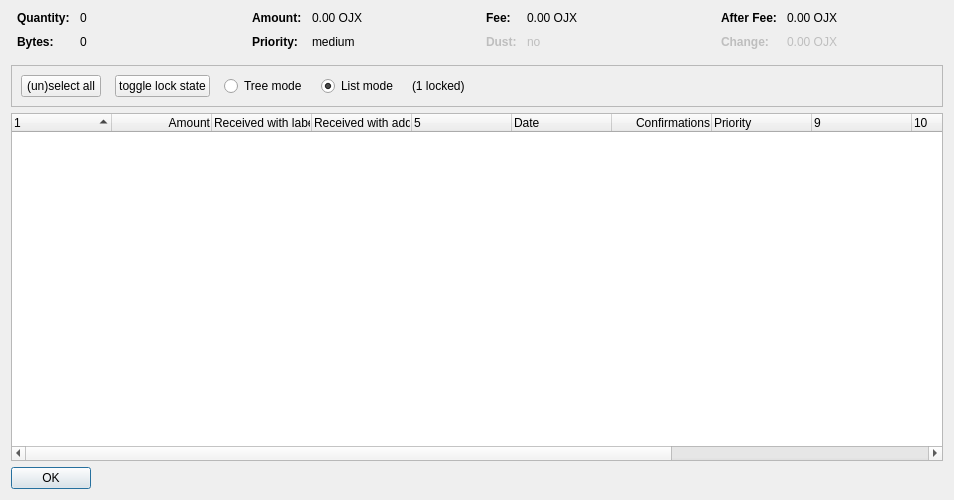
<?xml version="1.0" encoding="UTF-8"?>
<ui version="4.0">
 <class>CoinControlDialog</class>
 <widget class="QDialog" name="CoinControlDialog">
  <property name="geometry">
   <rect>
    <x>0</x>
    <y>0</y>
    <width>954</width>
    <height>500</height>
   </rect>
  </property>
  <property name="windowTitle">
   <string>Coin Selection</string>
  </property>
  <layout class="QVBoxLayout" name="verticalLayout">
   <item>
    <layout class="QHBoxLayout" name="horizontalLayoutTop" stretch="0,0,0,0">
     <property name="topMargin">
      <number>0</number>
     </property>
     <property name="bottomMargin">
      <number>10</number>
     </property>
     <item>
      <layout class="QFormLayout" name="formLayoutCoinControl1">
       <property name="horizontalSpacing">
        <number>10</number>
       </property>
       <property name="verticalSpacing">
        <number>10</number>
       </property>
       <property name="leftMargin">
        <number>6</number>
       </property>
       <property name="rightMargin">
        <number>6</number>
       </property>
       <item row="0" column="0">
        <widget class="QLabel" name="labelCoinControlQuantityText">
         <property name="font">
          <font>
           <weight>75</weight>
           <bold>true</bold>
          </font>
         </property>
         <property name="text">
          <string>Quantity:</string>
         </property>
        </widget>
       </item>
       <item row="0" column="1">
        <widget class="QLabel" name="labelCoinControlQuantity">
         <property name="cursor">
          <cursorShape>IBeamCursor</cursorShape>
         </property>
         <property name="contextMenuPolicy">
          <enum>Qt::ActionsContextMenu</enum>
         </property>
         <property name="text">
          <string notr="true">0</string>
         </property>
         <property name="textInteractionFlags">
          <set>Qt::LinksAccessibleByMouse|Qt::TextSelectableByKeyboard|Qt::TextSelectableByMouse</set>
         </property>
        </widget>
       </item>
       <item row="1" column="0">
        <widget class="QLabel" name="labelCoinControlBytesText">
         <property name="font">
          <font>
           <weight>75</weight>
           <bold>true</bold>
          </font>
         </property>
         <property name="text">
          <string>Bytes:</string>
         </property>
        </widget>
       </item>
       <item row="1" column="1">
        <widget class="QLabel" name="labelCoinControlBytes">
         <property name="cursor">
          <cursorShape>IBeamCursor</cursorShape>
         </property>
         <property name="contextMenuPolicy">
          <enum>Qt::ActionsContextMenu</enum>
         </property>
         <property name="text">
          <string notr="true">0</string>
         </property>
         <property name="textInteractionFlags">
          <set>Qt::LinksAccessibleByMouse|Qt::TextSelectableByKeyboard|Qt::TextSelectableByMouse</set>
         </property>
        </widget>
       </item>
      </layout>
     </item>
     <item>
      <layout class="QFormLayout" name="formLayoutCoinControl2">
       <property name="horizontalSpacing">
        <number>10</number>
       </property>
       <property name="verticalSpacing">
        <number>10</number>
       </property>
       <property name="leftMargin">
        <number>6</number>
       </property>
       <property name="rightMargin">
        <number>6</number>
       </property>
       <item row="0" column="0">
        <widget class="QLabel" name="labelCoinControlAmountText">
         <property name="font">
          <font>
           <weight>75</weight>
           <bold>true</bold>
          </font>
         </property>
         <property name="text">
          <string>Amount:</string>
         </property>
        </widget>
       </item>
       <item row="0" column="1">
        <widget class="QLabel" name="labelCoinControlAmount">
         <property name="cursor">
          <cursorShape>IBeamCursor</cursorShape>
         </property>
         <property name="contextMenuPolicy">
          <enum>Qt::ActionsContextMenu</enum>
         </property>
         <property name="text">
          <string notr="true">0.00 OJX</string>
         </property>
         <property name="textInteractionFlags">
          <set>Qt::LinksAccessibleByMouse|Qt::TextSelectableByKeyboard|Qt::TextSelectableByMouse</set>
         </property>
        </widget>
       </item>
       <item row="1" column="0">
        <widget class="QLabel" name="labelCoinControlPriorityText">
         <property name="font">
          <font>
           <weight>75</weight>
           <bold>true</bold>
          </font>
         </property>
         <property name="text">
          <string>Priority:</string>
         </property>
        </widget>
       </item>
       <item row="1" column="1">
        <widget class="QLabel" name="labelCoinControlPriority">
         <property name="cursor">
          <cursorShape>IBeamCursor</cursorShape>
         </property>
         <property name="contextMenuPolicy">
          <enum>Qt::ActionsContextMenu</enum>
         </property>
         <property name="text">
          <string>medium</string>
         </property>
         <property name="textInteractionFlags">
          <set>Qt::LinksAccessibleByMouse|Qt::TextSelectableByKeyboard|Qt::TextSelectableByMouse</set>
         </property>
        </widget>
       </item>
      </layout>
     </item>
     <item>
      <layout class="QFormLayout" name="formLayoutCoinControl3">
       <property name="horizontalSpacing">
        <number>10</number>
       </property>
       <property name="verticalSpacing">
        <number>10</number>
       </property>
       <property name="leftMargin">
        <number>6</number>
       </property>
       <property name="rightMargin">
        <number>6</number>
       </property>
       <item row="0" column="0">
        <widget class="QLabel" name="labelCoinControlFeeText">
         <property name="font">
          <font>
           <weight>75</weight>
           <bold>true</bold>
          </font>
         </property>
         <property name="text">
          <string>Fee:</string>
         </property>
        </widget>
       </item>
       <item row="0" column="1">
        <widget class="QLabel" name="labelCoinControlFee">
         <property name="cursor">
          <cursorShape>IBeamCursor</cursorShape>
         </property>
         <property name="contextMenuPolicy">
          <enum>Qt::ActionsContextMenu</enum>
         </property>
         <property name="text">
          <string notr="true">0.00 OJX</string>
         </property>
         <property name="textInteractionFlags">
          <set>Qt::LinksAccessibleByMouse|Qt::TextSelectableByKeyboard|Qt::TextSelectableByMouse</set>
         </property>
        </widget>
       </item>
       <item row="1" column="0">
        <widget class="QLabel" name="labelCoinControlLowOutputText">
         <property name="enabled">
          <bool>false</bool>
         </property>
         <property name="font">
          <font>
           <weight>75</weight>
           <bold>true</bold>
          </font>
         </property>
         <property name="text">
          <string>Dust:</string>
         </property>
        </widget>
       </item>
       <item row="1" column="1">
        <widget class="QLabel" name="labelCoinControlLowOutput">
         <property name="enabled">
          <bool>false</bool>
         </property>
         <property name="cursor">
          <cursorShape>IBeamCursor</cursorShape>
         </property>
         <property name="contextMenuPolicy">
          <enum>Qt::ActionsContextMenu</enum>
         </property>
         <property name="text">
          <string>no</string>
         </property>
         <property name="textInteractionFlags">
          <set>Qt::LinksAccessibleByMouse|Qt::TextSelectableByKeyboard|Qt::TextSelectableByMouse</set>
         </property>
        </widget>
       </item>
      </layout>
     </item>
     <item>
      <layout class="QFormLayout" name="formLayoutCoinControl4">
       <property name="horizontalSpacing">
        <number>10</number>
       </property>
       <property name="verticalSpacing">
        <number>10</number>
       </property>
       <property name="leftMargin">
        <number>6</number>
       </property>
       <property name="rightMargin">
        <number>6</number>
       </property>
       <item row="0" column="0">
        <widget class="QLabel" name="labelCoinControlAfterFeeText">
         <property name="font">
          <font>
           <weight>75</weight>
           <bold>true</bold>
          </font>
         </property>
         <property name="text">
          <string>After Fee:</string>
         </property>
        </widget>
       </item>
       <item row="0" column="1">
        <widget class="QLabel" name="labelCoinControlAfterFee">
         <property name="cursor">
          <cursorShape>IBeamCursor</cursorShape>
         </property>
         <property name="contextMenuPolicy">
          <enum>Qt::ActionsContextMenu</enum>
         </property>
         <property name="text">
          <string notr="true">0.00 OJX</string>
         </property>
         <property name="textInteractionFlags">
          <set>Qt::LinksAccessibleByMouse|Qt::TextSelectableByKeyboard|Qt::TextSelectableByMouse</set>
         </property>
        </widget>
       </item>
       <item row="1" column="0">
        <widget class="QLabel" name="labelCoinControlChangeText">
         <property name="enabled">
          <bool>false</bool>
         </property>
         <property name="font">
          <font>
           <weight>75</weight>
           <bold>true</bold>
          </font>
         </property>
         <property name="text">
          <string>Change:</string>
         </property>
        </widget>
       </item>
       <item row="1" column="1">
        <widget class="QLabel" name="labelCoinControlChange">
         <property name="enabled">
          <bool>false</bool>
         </property>
         <property name="cursor">
          <cursorShape>IBeamCursor</cursorShape>
         </property>
         <property name="contextMenuPolicy">
          <enum>Qt::ActionsContextMenu</enum>
         </property>
         <property name="text">
          <string notr="true">0.00 OJX</string>
         </property>
         <property name="textInteractionFlags">
          <set>Qt::LinksAccessibleByMouse|Qt::TextSelectableByKeyboard|Qt::TextSelectableByMouse</set>
         </property>
        </widget>
       </item>
      </layout>
     </item>
    </layout>
   </item>
   <item>
    <widget class="QFrame" name="frame">
     <property name="minimumSize">
      <size>
       <width>0</width>
       <height>40</height>
      </size>
     </property>
     <property name="frameShape">
      <enum>QFrame::StyledPanel</enum>
     </property>
     <property name="frameShadow">
      <enum>QFrame::Sunken</enum>
     </property>
     <layout class="QHBoxLayout" name="horizontalLayout">
      <item>
       <layout class="QHBoxLayout" name="horizontalLayoutPanel" stretch="0,0,0,0,0,0">
        <property name="spacing">
         <number>14</number>
        </property>
        <item>
         <widget class="QPushButton" name="pushButtonSelectAll">
          <property name="sizePolicy">
           <sizepolicy hsizetype="Maximum" vsizetype="Fixed">
            <horstretch>0</horstretch>
            <verstretch>0</verstretch>
           </sizepolicy>
          </property>
          <property name="text">
           <string>(un)select all</string>
          </property>
          <property name="autoDefault">
           <bool>false</bool>
          </property>
         </widget>
        </item>
        <item>
         <widget class="QPushButton" name="pushButtonToggleLock">
          <property name="sizePolicy">
           <sizepolicy hsizetype="Maximum" vsizetype="Fixed">
            <horstretch>0</horstretch>
            <verstretch>0</verstretch>
           </sizepolicy>
          </property>
          <property name="text">
           <string>toggle lock state</string>
          </property>
          <property name="autoDefault">
           <bool>false</bool>
          </property>
         </widget>
        </item>
        <item>
         <widget class="QRadioButton" name="radioTreeMode">
          <property name="sizePolicy">
           <sizepolicy hsizetype="Maximum" vsizetype="Fixed">
            <horstretch>0</horstretch>
            <verstretch>0</verstretch>
           </sizepolicy>
          </property>
          <property name="text">
           <string>Tree mode</string>
          </property>
         </widget>
        </item>
        <item>
         <widget class="QRadioButton" name="radioListMode">
          <property name="sizePolicy">
           <sizepolicy hsizetype="Maximum" vsizetype="Fixed">
            <horstretch>0</horstretch>
            <verstretch>0</verstretch>
           </sizepolicy>
          </property>
          <property name="text">
           <string>List mode</string>
          </property>
          <property name="checked">
           <bool>true</bool>
          </property>
         </widget>
        </item>
        <item>
         <widget class="QLabel" name="labelLocked">
          <property name="text">
           <string>(1 locked)</string>
          </property>
         </widget>
        </item>
        <item>
         <spacer name="horizontalSpacer">
          <property name="orientation">
           <enum>Qt::Horizontal</enum>
          </property>
          <property name="sizeHint" stdset="0">
           <size>
            <width>40</width>
            <height>20</height>
           </size>
          </property>
         </spacer>
        </item>
       </layout>
      </item>
     </layout>
    </widget>
   </item>
   <item>
    <widget class="CoinControlTreeWidget" name="treeWidget">
     <property name="contextMenuPolicy">
      <enum>Qt::CustomContextMenu</enum>
     </property>
     <property name="sortingEnabled">
      <bool>false</bool>
     </property>
     <property name="columnCount">
      <number>13</number>
     </property>
     <attribute name="headerShowSortIndicator" stdset="0">
      <bool>true</bool>
     </attribute>
     <attribute name="headerStretchLastSection">
      <bool>false</bool>
     </attribute>
     <column>
      <property name="text">
       <string/>
      </property>
     </column>
     <column>
      <property name="text">
       <string>Amount</string>
      </property>
      <property name="textAlignment">
       <set>AlignTrailing|AlignVCenter</set>
      </property>
     </column>
     <column>
      <property name="text">
       <string>Received with label</string>
      </property>
     </column>
     <column>
      <property name="text">
       <string>Received with address</string>
      </property>
     </column>
     <column>
      <property name="text">
       <string/>
      </property>
     </column>
     <column>
      <property name="text">
       <string>Date</string>
      </property>
     </column>
     <column>
      <property name="text">
       <string>Confirmations</string>
      </property>
      <property name="toolTip">
       <string>Confirmed</string>
      </property>
      <property name="textAlignment">
       <set>AlignTrailing|AlignVCenter</set>
      </property>
     </column>
     <column>
      <property name="text">
       <string>Priority</string>
      </property>
     </column>
     <column>
      <property name="text">
       <string/>
      </property>
     </column>
     <column>
      <property name="text">
       <string/>
      </property>
     </column>
     <column>
      <property name="text">
       <string/>
      </property>
     </column>
     <column>
      <property name="text">
       <string/>
      </property>
     </column>
     <column>
      <property name="text">
       <string/>
      </property>
     </column>
    </widget>
   </item>
   <item>
    <widget class="QDialogButtonBox" name="buttonBox">
     <property name="sizePolicy">
      <sizepolicy hsizetype="Maximum" vsizetype="Fixed">
       <horstretch>0</horstretch>
       <verstretch>0</verstretch>
      </sizepolicy>
     </property>
     <property name="orientation">
      <enum>Qt::Horizontal</enum>
     </property>
     <property name="standardButtons">
      <set>QDialogButtonBox::Ok</set>
     </property>
    </widget>
   </item>
  </layout>
 </widget>
 <customwidgets>
  <customwidget>
   <class>CoinControlTreeWidget</class>
   <extends>QTreeWidget</extends>
   <header>coincontroltreewidget.h</header>
  </customwidget>
 </customwidgets>
 <resources/>
 <connections/>
</ui>
